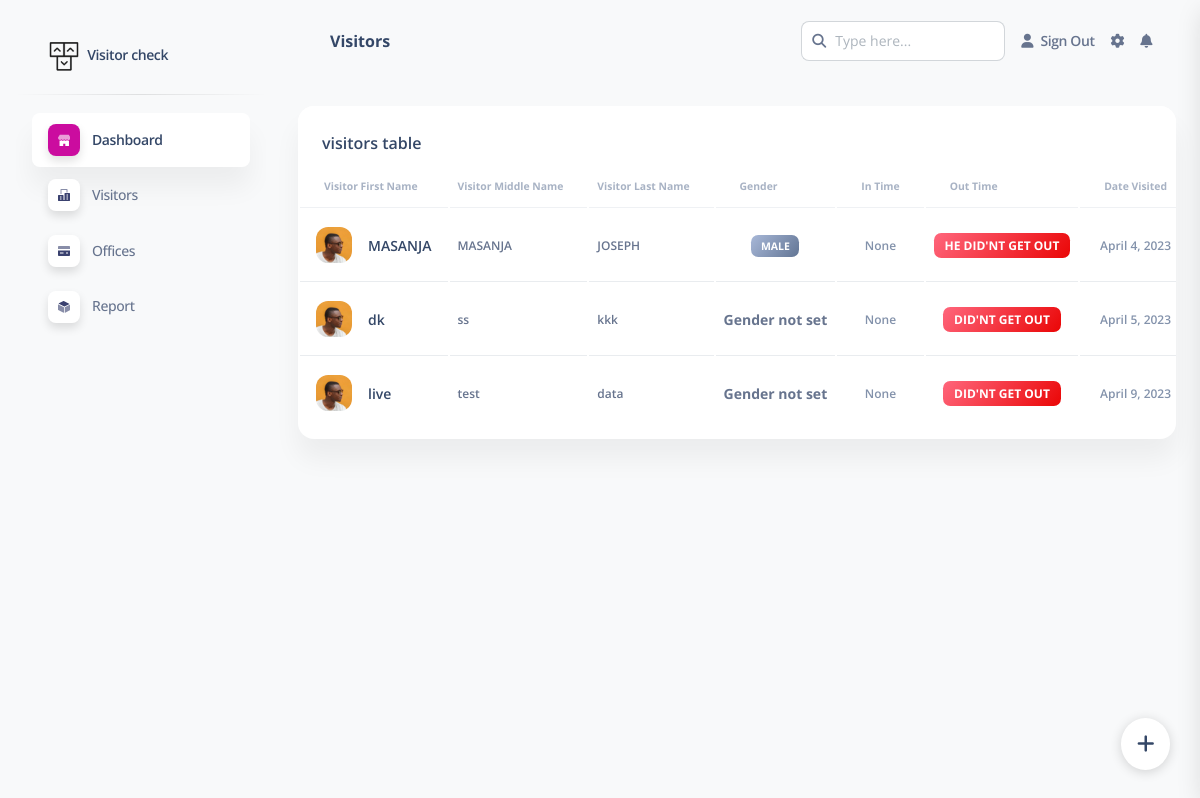
/customers/visitors/ (signed in), run on the app's committed database.
### visitor/models.py (models this page shows, shortened)
class Visitor(models.Model):
    company  = models.ForeignKey(Customer, on_delete=models.CASCADE, null=True, blank=True)
    first_name = models.CharField(max_length=200, null=True, blank=True)
    middle_name = models.CharField(max_length=200, null=True, blank=True)
    last_name = models.CharField(max_length=200, null=True, blank=True)
    id_number = models.CharField(max_length=20, null=True, blank=True)
    gender = models.CharField(max_length=200, null=True, blank=True)
    date_of_birth = models.CharField(max_length=200, null=True, blank=True)
    visited_from = models.CharField(max_length=200, null=True, blank=True)
    phone= models.CharField(max_length=200, null=True, blank=True)
    office_visited_phone= models.CharField(max_length=200, null=True, blank=True)
    is_signed_out = models.BooleanField(default=0, null=True)
    sign_out_code = models.CharField(max_length=6, null=True, blank=True, unique=True)
    time_in = models.TimeField(auto_now_add=True, null=True)
    time_out = models.TimeField(null=True, blank=True)
    date_visited = models.DateField(auto_now=True, null=True, blank=True)
    office_visited = models.CharField(max_length=200, null=True, blank=True)
    on_behalf = models.CharField(max_length=200, null=True, blank=True)

### visitor/views.py (the view)
# urls.py: path('visitors/', visitors_view, name="visitors"),
@login_required
def visitors_view(request):
    customer = request.user.customer
    visitors = Visitor.objects.filter(company=customer)
    data = {
        'visitors': visitors,
        }
    return render(request, 'visitors/visitor/index.html', data)

### templates/visitors/visitor/index.html (shortened to what this page needs)
{% extends 'visitors/base/index.html' %}
{% load static %}
{% block content %}
<div class="row">
    <div class="title hidden">{% block page_header %}Visitors{% endblock %}</div>
    <div class="col-12">
      <div class="card mb-4">
        <div class="card-header pb-0">
          <h6>visitors table</h6>
        </div>
        <div class="card-body px-0 pt-0 pb-2">
          <div class="table-responsive p-0">
            <table class="table align-items-center mb-0">
              <thead>
                <tr>
                  <th class="text-secondary text-xxs font-weight-bolder opacity-7">visitor first name</th>
                  <th class="text-secondary text-xxs font-weight-bolder opacity-7 ps-2">visitor middle name</th>
                  <th class="text-secondary text-xxs font-weight-bolder opacity-7 ps-2">visitor last name</th>
                  <th class=" text-secondary text-xxs font-weight-bolder opacity-7">gender</th>
                  <th class=" text-secondary text-xxs font-weight-bolder opacity-7">in time</th>
                  <th class=" text-secondary text-xxs font-weight-bolder opacity-7">out time</th>
                  <th class=" text-secondary text-xxs font-weight-bolder opacity-7">date visited</th>
                </tr>
              </thead>
              <tbody>
                {% for visitor in visitors %}
                <tr>
                  <td>
                    <div class="d-flex px-2 py-1">
                      <div>
                        <img src="{% static 'assets/img/team-2.jpg' %}" class="avatar avatar-sm me-3" alt="user1">
                      </div>
                      <div class="d-flex flex-column justify-content-center">
                        <h6 class="mb-0 text-sm">{{visitor.first_name}}</h6>
                      </div>
                    </div>
                  </td>
                  <td>
                    <p class="text-xs font-weight-bold mb-0">{{visitor.middle_name}}</p>
                  </td>
                  <td>
                    <p class="text-xs font-weight-bold mb-0">{{visitor.last_name}}</p>
                  </td>
                  <td class="align-middle text-center text-sm">
                    {% if visitor.gender == "MALE" %}
                    <span class="badge badge-sm bg-gradient-secondary">male</span>
                    {% elif visitor.gender == "FEMALE" %}
                    <span class="badge badge-sm bg-gradient-success">female</span>
                    {%else%}
                    <b>Gender not set</b>
                    {% endif %}
                  </td>
                  <td class="align-middle text-center">
                    <span class="text-secondary text-xs font-weight-bold">{{visitor.time_in}}</span>
                  </td>
                  {% if visitor.time_out %}
                  <td class="align-middle text-center">
                    <span class="text-secondary badge badge-sm bg-gradient-success text-white text-xs font-weight-bold">{% if visitor.gender == "MALE" %}he{% elif visitor.gender == "FEMALE" %}she{% endif %} get out at {{visitor.time_out}} </span>
                  </td>
                  {%else%}
                  <td class="align-middle text-center">
                    <span class="text-secondary badge badge-sm bg-gradient-danger text-white">{% if visitor.gender == "MALE" %}he{% elif visitor.gender == "FEMALE" %}she{% endif %} did'nt get out</span>
                  </td>
                  {% endif %}
                  <td class="align-middle text-center">
                    <span class="text-secondary text-xs font-weight-bold">{{visitor.date_visited}}</span>
                  </td>
                </tr>
                {% endfor %}
              </tbody>
            </table>
          </div>
        </div>
      </div>
    </div>
  </div>
{% endblock content %}

### data on the page
Visitor: first_name "MASANJA", middle_name "MASANJA", last_name "JOSEPH", gender "MALE", time_in "None", shows "DID'NT GET OUT", date_visited "April 4, 2023"
Visitor: first_name "dk", middle_name "ss", last_name "kkk", gender "Gender not set", time_in "None", shows "DID'NT GET OUT", date_visited "April 5, 2023"
Visitor: first_name "live", middle_name "test", last_name "data", gender "Gender not set", time_in "None", shows "DID'NT GET OUT", date_visited "April 9, 2023"
